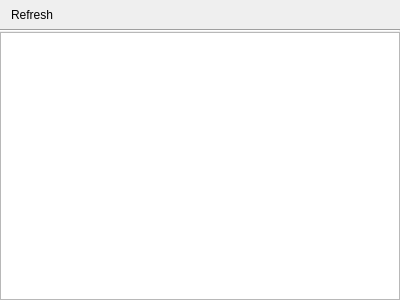
<?xml version="1.0" encoding="UTF-8"?>
<ui version="4.0">
 <class>OSSPanel</class>
 <widget class="QWidget" name="OSSPanel">
  <property name="geometry">
   <rect>
    <x>0</x>
    <y>0</y>
    <width>400</width>
    <height>300</height>
   </rect>
  </property>
  <property name="windowTitle">
   <string>Form</string>
  </property>
  <layout class="QVBoxLayout" name="verticalLayout">
   <property name="spacing">
    <number>0</number>
   </property>
   <property name="leftMargin">
    <number>0</number>
   </property>
   <property name="topMargin">
    <number>0</number>
   </property>
   <property name="rightMargin">
    <number>0</number>
   </property>
   <property name="bottomMargin">
    <number>0</number>
   </property>
   <item>
    <widget class="QToolBar" name="toolBar">
     <property name="windowTitle">
      <string>edit</string>
     </property>
     <property name="movable">
      <bool>false</bool>
     </property>
     <property name="iconSize">
      <size>
       <width>16</width>
       <height>16</height>
      </size>
     </property>
     <addaction name="actionRefresh"/>
    </widget>
   </item>
   <item>
    <widget class="Line" name="line">
     <property name="orientation">
      <enum>Qt::Horizontal</enum>
     </property>
    </widget>
   </item>
   <item>
    <widget class="ady::TreeView" name="treeView">
     <property name="acceptDrops">
      <bool>true</bool>
     </property>
     <property name="dragEnabled">
      <bool>true</bool>
     </property>
     <property name="dragDropMode">
      <enum>QAbstractItemView::DragDrop</enum>
     </property>
     <property name="selectionMode">
      <enum>QAbstractItemView::ExtendedSelection</enum>
     </property>
     <property name="rootIsDecorated">
      <bool>false</bool>
     </property>
     <property name="itemsExpandable">
      <bool>false</bool>
     </property>
     <property name="sortingEnabled">
      <bool>true</bool>
     </property>
    </widget>
   </item>
  </layout>
  <action name="actionRefresh">
   <property name="icon">
    <iconset resource="../../ui/App/r.qrc">
     <normaloff>:/img/Resource/26040_ReplaceClientWithServerVersionVisibleByContext_16.png</normaloff>:/img/Resource/26040_ReplaceClientWithServerVersionVisibleByContext_16.png</iconset>
   </property>
   <property name="text">
    <string>Refresh</string>
   </property>
  </action>
 </widget>
 <customwidgets>
  <customwidget>
   <class>ady::TreeView</class>
   <extends>QTreeView</extends>
   <header>components/treeview.h</header>
  </customwidget>
 </customwidgets>
 <resources>
  <include location="../../ui/App/r.qrc"/>
 </resources>
 <connections/>
</ui>
